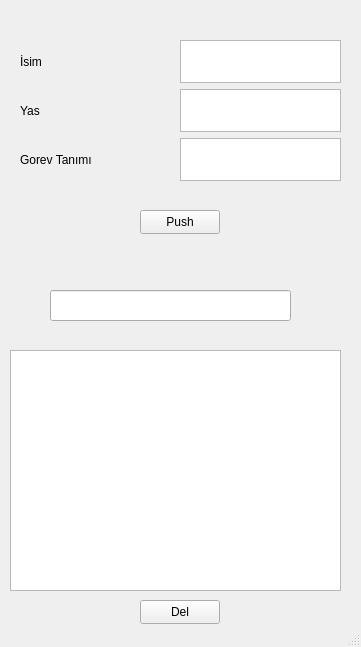
<?xml version="1.0" encoding="UTF-8"?>
<ui version="4.0">
 <class>MainWindow</class>
 <widget class="QMainWindow" name="MainWindow">
  <property name="geometry">
   <rect>
    <x>0</x>
    <y>0</y>
    <width>361</width>
    <height>647</height>
   </rect>
  </property>
  <property name="windowTitle">
   <string>MainWindow</string>
  </property>
  <widget class="QWidget" name="centralwidget">
   <widget class="QPushButton" name="pushButton">
    <property name="geometry">
     <rect>
      <x>140</x>
      <y>210</y>
      <width>80</width>
      <height>24</height>
     </rect>
    </property>
    <property name="text">
     <string>Push</string>
    </property>
   </widget>
   <widget class="QWidget" name="verticalLayoutWidget">
    <property name="geometry">
     <rect>
      <x>180</x>
      <y>40</y>
      <width>161</width>
      <height>141</height>
     </rect>
    </property>
    <layout class="QVBoxLayout" name="verticalLayout">
     <item>
      <widget class="QTextEdit" name="textEdit_2">
       <property name="verticalScrollBarPolicy">
        <enum>Qt::ScrollBarAlwaysOff</enum>
       </property>
      </widget>
     </item>
     <item>
      <widget class="QTextEdit" name="textEdit">
       <property name="verticalScrollBarPolicy">
        <enum>Qt::ScrollBarAlwaysOff</enum>
       </property>
      </widget>
     </item>
     <item>
      <widget class="QTextEdit" name="textEdit_3">
       <property name="verticalScrollBarPolicy">
        <enum>Qt::ScrollBarAlwaysOff</enum>
       </property>
      </widget>
     </item>
    </layout>
   </widget>
   <widget class="QWidget" name="verticalLayoutWidget_2">
    <property name="geometry">
     <rect>
      <x>20</x>
      <y>40</y>
      <width>161</width>
      <height>141</height>
     </rect>
    </property>
    <layout class="QVBoxLayout" name="verticalLayout_4">
     <item>
      <widget class="QLabel" name="label">
       <property name="text">
        <string>İsim</string>
       </property>
      </widget>
     </item>
     <item>
      <widget class="QLabel" name="label_2">
       <property name="text">
        <string>Yas</string>
       </property>
      </widget>
     </item>
     <item>
      <widget class="QLabel" name="label_3">
       <property name="text">
        <string>Gorev Tanımı</string>
       </property>
      </widget>
     </item>
    </layout>
   </widget>
   <widget class="QTableView" name="tableView">
    <property name="geometry">
     <rect>
      <x>10</x>
      <y>350</y>
      <width>331</width>
      <height>241</height>
     </rect>
    </property>
    <property name="selectionBehavior">
     <enum>QAbstractItemView::SelectRows</enum>
    </property>
   </widget>
   <widget class="QLineEdit" name="lineEdit">
    <property name="geometry">
     <rect>
      <x>50</x>
      <y>290</y>
      <width>241</width>
      <height>31</height>
     </rect>
    </property>
   </widget>
   <widget class="QPushButton" name="pushButton_2">
    <property name="geometry">
     <rect>
      <x>140</x>
      <y>600</y>
      <width>80</width>
      <height>24</height>
     </rect>
    </property>
    <property name="text">
     <string>Del</string>
    </property>
   </widget>
  </widget>
  <widget class="QStatusBar" name="statusbar"/>
 </widget>
 <resources/>
 <connections/>
</ui>
